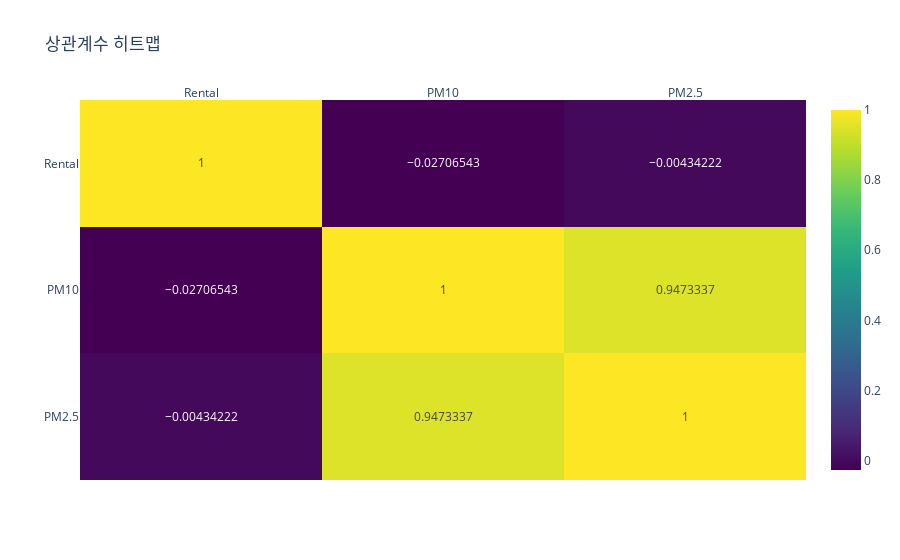

The code cell stored with this chart in its notebook:
### Code cell
# 데이터셋 상관계수 행렬 시각화
fig_heatmap = px.imshow(corr_matrix,
                        text_auto=True,
                        aspect='auto',
                        title='상관계수 히트맵',
                        color_continuous_scale='Viridis',
                        zmin=1, zmax=1)
fig_heatmap.update_xaxes(side='top')
fig_heatmap.show()

### Figure 1 — Plotly figure (JSON) as saved in the notebook; plotly's stock layout.template omitted (floating-point values rounded to 4 significant figures)
{"data": [{"coloraxis": "coloraxis", "hovertemplate": "x: %{x}<br>y: %{y}<br>color: %{z}<extra></extra>", "name": "0", "texttemplate": "%{z}", "type": "heatmap", "x": ["Rental", "PM10", "PM2.5"], "xaxis": "x", "y": ["Rental", "PM10", "PM2.5"], "yaxis": "y", "z": [[1.0, -0.02707, -0.004342], [-0.02707, 1.0, 0.9473], [-0.004342, 0.9473, 1.0]]}], "layout": {"coloraxis": {"cmax": 1, "cmin": 1, "colorscale": [[0, "#440154"], [0.1111, "#482878"], [0.2222, "#3e4989"], [0.3333, "#31688e"], [0.4444, "#26828e"], [0.5556, "#1f9e89"], [0.6667, "#35b779"], [0.7778, "#6ece58"], [0.8889, "#b5de2b"], [1, "#fde725"]]}, "title": {"text": "상관계수 히트맵"}, "xaxis": {"anchor": "y", "domain": [0, 1], "side": "top"}, "yaxis": {"anchor": "x", "autorange": "reversed", "domain": [0, 1]}}}
